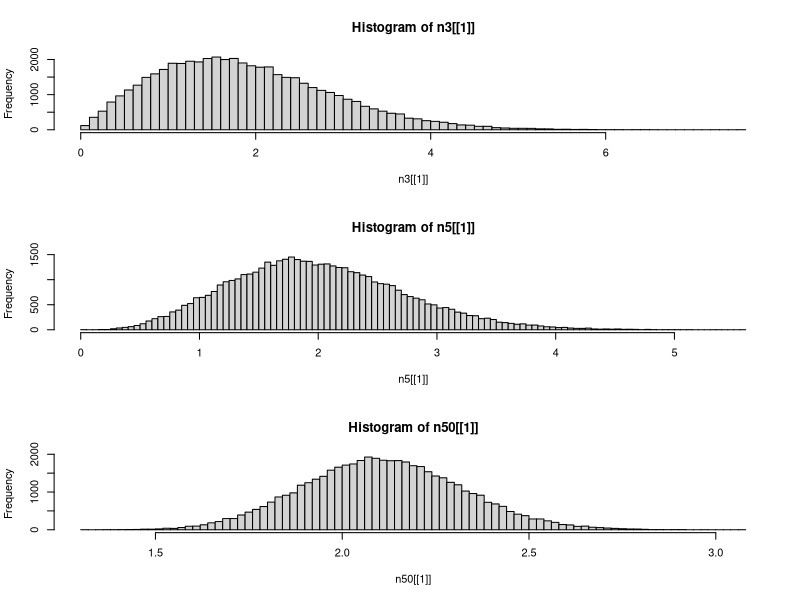

This figure's R source:
RSD <- 0
sigma <- 0
RSDcorrected <- 0  # correction for small to med sample sizes
sample.for.rsd <- function (m,n,mu,rsd){
	
	for (i in 1:m){
		iter <- rnorm(n,mean=mu,sd=mu*rsd/100)
		sigma[i] <-  sd(iter)	
		RSD[i] <- sd(iter)/mean(iter)*100
		RSDcorrected[i] <- (1 + 1/(4*n))*RSD[i]
	}
	return(list(sigma,RSD,RSDcorrected))
}

n3 <- sample.for.rsd(50000,3,106,2)
n5 <- sample.for.rsd(50000,5,106,2)
n50 <- sample.for.rsd(50000,50,106,2)

# how std deviation changes with sample size
summary(n3[[1]])
summary(n5[[1]])
summary(n50[[1]])

# how RSD changes with sample size
summary(n3[[2]])
summary(n5[[2]])
summary(n50[[2]])

# how RSD corrected changes with sample size
summary(n3[[3]])
summary(n5[[3]])
summary(n50[[3]])

par(mfrow=c(3,1))
hist(n3[[1]],breaks=100)
hist(n5[[1]],breaks=100)
hist(n50[[1]],breaks=100)

a <- 2
for (i in 1:length(n3[[1]])){
	if (n3[[1]][i]<=0.046) a[i] <- 1
	else a[i] <- 0
}

sum(a)/length(a)






